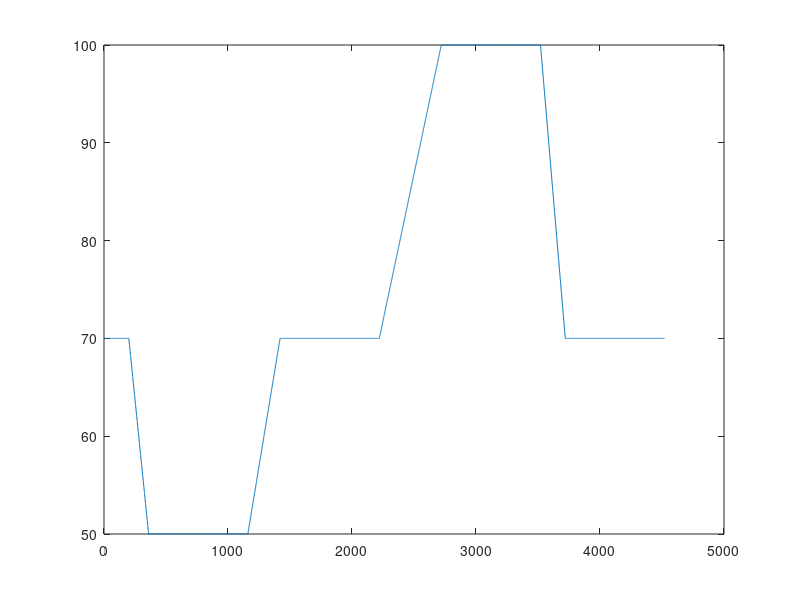

The MATLAB script that drew this image:
clc;
clear;
close all;

Tstep          = 0.05;
total_time     = 10+8+40+13+40+25+40+10+40;
time           = 1:Tstep:total_time;

vel = zeros(total_time/Tstep,1);

cruise_time_i = 1;
change_time_i = 1;
for i = 1:total_time/Tstep
   if i*Tstep <= 10
       vel(i) = 70;
   elseif i*Tstep <= 10+8
       vel(i) = 70 - 20/8*(i*Tstep-10);
   elseif i*Tstep <= 10+8+40
       vel(i) = 50;
   elseif i*Tstep <= 10+8+40+13
       vel(i) = 50 + 20/13*(i*Tstep-(10+8+40));
   elseif i*Tstep <= 10+8+40+13+40
       vel(i) = 70;
   elseif i*Tstep <= 10+8+40+13+40+25
       vel(i) = 70 + 30/25*(i*Tstep-(10+8+40+13+40));
   elseif i*Tstep <= 10+8+40+13+40+25+40
       vel(i) = 100; 
   elseif i*Tstep <= 10+8+40+13+40+25+40+10
       vel(i) = 100 - 30/10*(i*Tstep-(10+8+40+13+40+25+40));
   elseif i*Tstep <= 10+8+40+13+40+25+40+10+40
       vel(i) = 70;
   end
end
plot(vel);
save('..\_data\nedc_modified_v3.mat','time','vel');